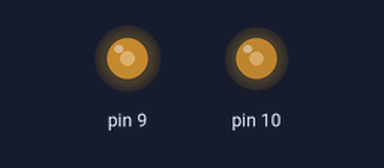
Bench run of a sketch on a simulated Arduino Uno, built with avr-gcc and run on an emulated ATmega328P. Shown: output pins drawn as LEDs (lit = HIGH).

Above: at 0.1 s.
Timing chart, 0 to 1.6 s (numbered marks = the images above):
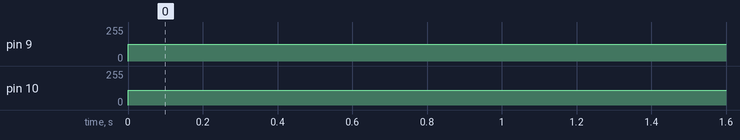

Measured:
- by itself, pin 9: 0/255 → 127/255 at 0.00 s
- by itself, pin 10: 0/255 → 112/255 at 0.00 s

The sketch:

23-4_BLDC_motor_PWM.ino
```cpp
#include<avr/io.h>

uint16_t x=10,y=20;

int main(void)
{
  timer1_int();
  while(1)
  {

  }
  return 0;
}
  void timer1_int(void)
  {
    DDRB=0b00000110; //PB1=P9;PB2=P10
    SREG=0b10000000; //GIE 7th Bit Set(I Bit)
    TCNT1=0;
    TCCR1A=0b11100011;
    TCCR1B=0b00000001;
    TIMSK1=0b00000001;
  }
  ISR(TIMER1_OVF_vect)
  {
    OCR1A=512;
    OCR1B=450;
  }
```
